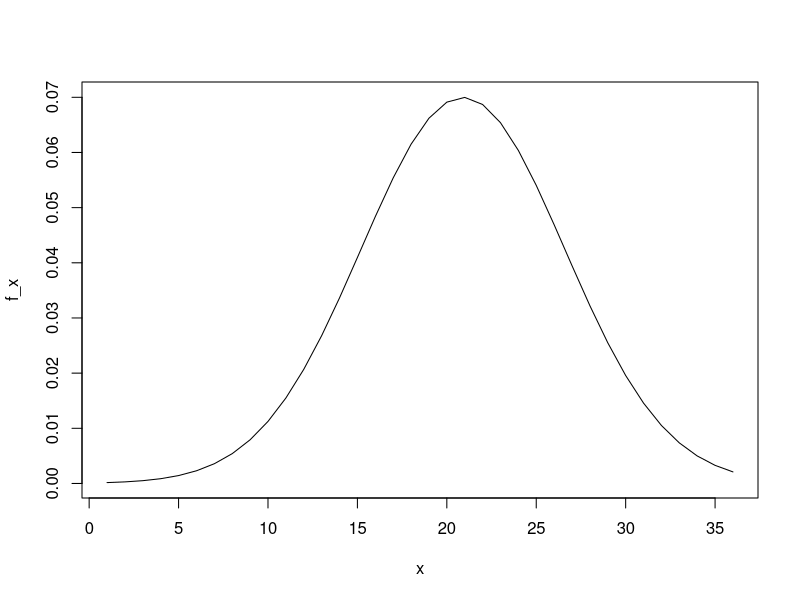
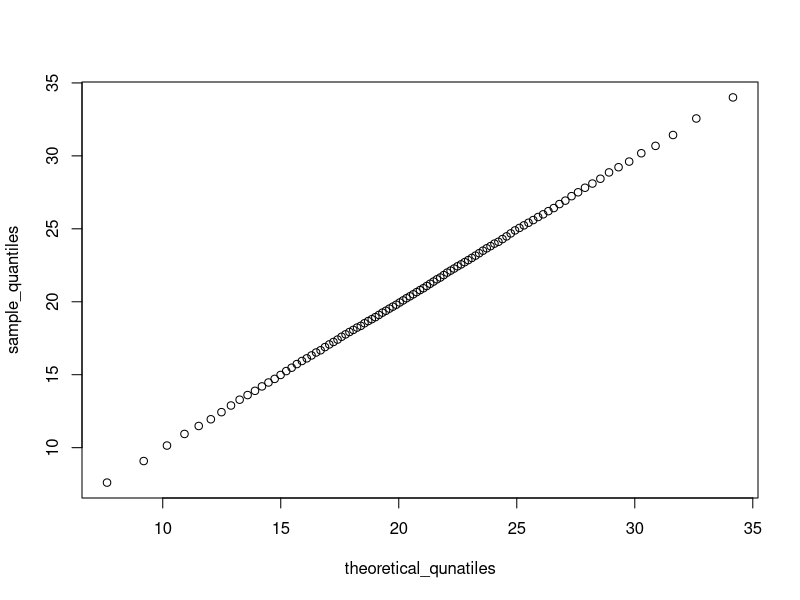

Generate these figures, in order, with R:
ACT_mean = 20.9
ACT_sd = 5.7

# Real act scores are integers between 1 and 36 (ignore?)


set.seed(16, sample.kind = "Rounding")
act_scores <- rnorm(10000, ACT_mean, ACT_sd)
mean(act_scores)
sd(act_scores)

sum(act_scores >= 36)

mean(act_scores >= 30)

mean(act_scores <= 10)

x <- 1:36
f_x <- dnorm(x, 20.9, 5.7)
plot(x, f_x, type = "l")

f_z <- function(z) {
  (z - mean(act_scores))/sd(act_scores)
}
z_scores <- sapply(act_scores, f_z)
mean(z_scores >= 2)

mean(act_scores)+2*(sd(act_scores))

qnorm(0.975, mean(act_scores), sd(act_scores))


CDF <- function(value) mean(act_scores <= value)

prob_CDF <- sapply(x, CDF)
temp_df <- data.frame(x, prob_CDF)


qnorm(0.95, 20.9, 5.7)


p <- seq(0.01, 0.99, 0.01)
sample_quantiles <- quantile(act_scores, p)


theoretical_qunatiles <- qnorm(p, 20.9, 5.7)
plot(theoretical_qunatiles, sample_quantiles, col = "Black")

